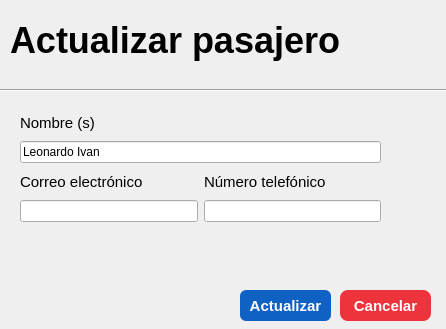
<?xml version="1.0" encoding="UTF-8"?>
<ui version="4.0">
 <class>Form</class>
 <widget class="QWidget" name="Form">
  <property name="geometry">
   <rect>
    <x>0</x>
    <y>0</y>
    <width>446</width>
    <height>329</height>
   </rect>
  </property>
  <property name="windowTitle">
   <string>Form</string>
  </property>
  <widget class="QWidget" name="layoutWidget">
   <property name="geometry">
    <rect>
     <x>20</x>
     <y>110</y>
     <width>361</width>
     <height>112</height>
    </rect>
   </property>
   <layout class="QVBoxLayout" name="verticalLayout">
    <item>
     <layout class="QHBoxLayout" name="horizontalLayout">
      <item>
       <layout class="QVBoxLayout" name="verticalLayout_2">
        <item>
         <widget class="QLabel" name="label_4">
          <property name="font">
           <font>
            <pointsize>11</pointsize>
           </font>
          </property>
          <property name="text">
           <string>Nombre (s)</string>
          </property>
         </widget>
        </item>
        <item>
         <widget class="QLineEdit" name="lineEdit_nombrePasajero">
          <property name="text">
           <string>Leonardo Ivan</string>
          </property>
          <property name="maxLength">
           <number>30</number>
          </property>
         </widget>
        </item>
       </layout>
      </item>
     </layout>
    </item>
    <item>
     <layout class="QHBoxLayout" name="horizontalLayout_3">
      <item>
       <layout class="QVBoxLayout" name="verticalLayout_24">
        <item>
         <widget class="QLabel" name="label_8">
          <property name="font">
           <font>
            <pointsize>11</pointsize>
           </font>
          </property>
          <property name="text">
           <string>Correo electrónico</string>
          </property>
         </widget>
        </item>
        <item>
         <widget class="QLineEdit" name="lineEdit_correoPasajero">
          <property name="maxLength">
           <number>40</number>
          </property>
         </widget>
        </item>
       </layout>
      </item>
      <item>
       <layout class="QVBoxLayout" name="verticalLayout_25">
        <item>
         <widget class="QLabel" name="label_9">
          <property name="font">
           <font>
            <pointsize>11</pointsize>
           </font>
          </property>
          <property name="text">
           <string>Número telefónico</string>
          </property>
         </widget>
        </item>
        <item>
         <widget class="QLineEdit" name="lineEdit_telefonoPasajero">
          <property name="maxLength">
           <number>10</number>
          </property>
         </widget>
        </item>
       </layout>
      </item>
     </layout>
    </item>
   </layout>
  </widget>
  <widget class="QLabel" name="label_3">
   <property name="geometry">
    <rect>
     <x>10</x>
     <y>0</y>
     <width>511</width>
     <height>81</height>
    </rect>
   </property>
   <property name="font">
    <font>
     <pointsize>27</pointsize>
     <bold>true</bold>
    </font>
   </property>
   <property name="text">
    <string>Actualizar pasajero</string>
   </property>
  </widget>
  <widget class="QPushButton" name="boton_actualizar">
   <property name="geometry">
    <rect>
     <x>240</x>
     <y>290</y>
     <width>91</width>
     <height>31</height>
    </rect>
   </property>
   <property name="font">
    <font>
     <pointsize>-1</pointsize>
     <bold>true</bold>
    </font>
   </property>
   <property name="styleSheet">
    <string notr="true">QPushButton{
	background: #1061C4;
	color:WHITE;
	border:none;
	border-radius: 6px;
	font-weight: bold;
	font-size:15px;
}

QPushButton:hover {
    background-color: #0D4FAB;    
}

QPushButton:pressed {
    background-color: #0A3F8A;     
}</string>
   </property>
   <property name="text">
    <string>Actualizar</string>
   </property>
  </widget>
  <widget class="QPushButton" name="boton_cancelar">
   <property name="geometry">
    <rect>
     <x>340</x>
     <y>290</y>
     <width>91</width>
     <height>31</height>
    </rect>
   </property>
   <property name="font">
    <font>
     <pointsize>-1</pointsize>
     <bold>true</bold>
    </font>
   </property>
   <property name="styleSheet">
    <string notr="true">QPushButton{
	
	background-color: rgb(237, 51, 59);
	color:WHITE;
	border:none;
	border-radius: 8px;
	font-weight: bold;
	font-size: 15px;
}

QPushButton::hover{
	background-color: rgb(191, 41, 49);
}

QPushButton::pressed{
	background-color: rgb(141, 30, 36);
}</string>
   </property>
   <property name="text">
    <string>Cancelar</string>
   </property>
  </widget>
  <widget class="Line" name="line_2">
   <property name="geometry">
    <rect>
     <x>-20</x>
     <y>80</y>
     <width>741</width>
     <height>20</height>
    </rect>
   </property>
   <property name="orientation">
    <enum>Qt::Orientation::Horizontal</enum>
   </property>
  </widget>
 </widget>
 <resources/>
 <connections/>
</ui>
